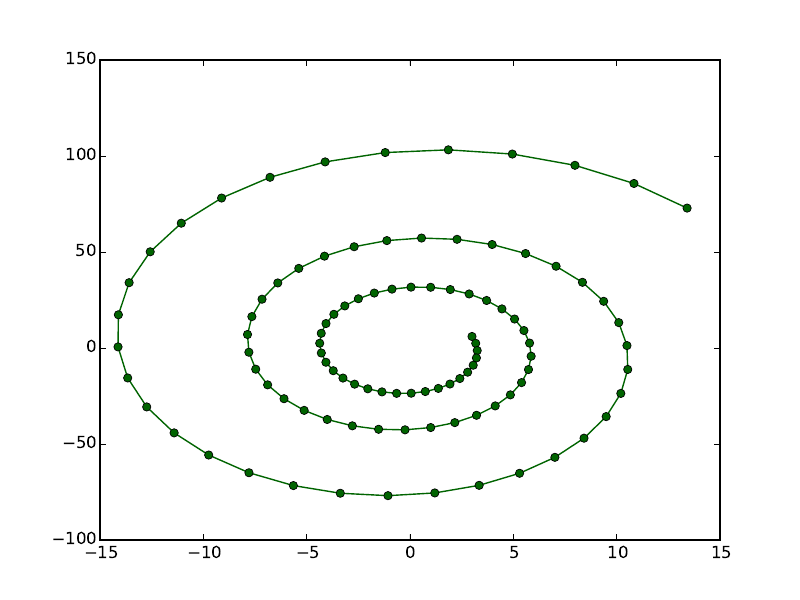

Write the Python code that produced this figure.
# -*- coding: utf-8 -*-
import math
import matplotlib
#sortie du module graphique
#vers des fichiers pdf plutôt que vers fenêtre interactive
matplotlib.use('pdf')
import matplotlib.pyplot as plt
#################################

def smul(nono, lili):
    lirev = []
    for v in lili:
        lirev.append(nono*v)
    return lirev

def vsom(l1,l2):
    nb = len(l1)
    lirev = []
    for i in range(nb):
        lirev.append(l1[i] + l2[i])
    return lirev

def vdif(l1,l2):
    nb = len(l1)
    lirev = []
    for i in range(nb):
        lirev.append(l1[i] - l2[i])
    return lirev

###########################         
       
def euler(f,y0,z0,h,n):
    #initialisations
    y , z = y0 , z0
    Ly , Lz = [y] , [z]
    for i in range(n-1): #n-1 car ini connu  
        fy = f(y)
        y += z*h
        z += fy*h
        Ly.append(y)
        Lz.append(z)
    return Ly, Lz

def verlet(f,y0,z0,h,n):
    #initialisations
    y , z = y0 , z0
    Ly , Lz = [y] , [z]
    for i in range(n-1): 
        fy = f(y) 
        y += z*h + h*h*fy/2 #y suivant
        ffy = f(y) # valeur de f au y suivant
        z += h*(fy +ffy)/2
        Ly.append(y)
        Lz.append(z)
    return Ly, Lz

def f(u):
    omega = 2*math.pi
    return -omega*omega*u
    
############################

def norme2(v):
    return (v[0]**2 + v[1]**2 + v[2]**2)**0.5
    
def force2(m1,p1,m2,p2):
    #force par 2 sur 1
    G = 6.67e-11
    v = vdif(p1,p2)
    coeff = G*m1*m2*norme2(v)**(-3)
    return smul(coeff,v)

def forceN(j,m,pos):
    force = [0.,0.,0.]
    N = len(m)
    for k in range(N):
        if k!= j:
            f = force2(m[k],pos[k],m[j],pos[j])
            force = vsom(force, f)
    return force
    
def pos_suiv(m,pos,vit,h):
    N = len(m)
    L = []
    for j in range(N):
        force = forceN(j,m,pos)
        acc_pos1 = smul(h,vit[j])
        new_pos = vsom(pos[j],acc_pos1)# Euler
        coeff = h*h/(2*m[j])
        acc_pos2 = smul(coeff,force) # Verlet
        new_pos = vsom(new_pos,acc_pos2)
        L.append(new_pos)
    return L
    
def etat_suiv(m,pos,vit,h):
    N = len(m)
    new_pos = pos_suiv(m,pos,vit,h)
    new_vit = []
    for j in range(N):
        coeff = h/(2*m[j])
        f = forceN(j,m,pos)
        ff = forceN(j,m,new_pos)
        acc_v = vsom(f,ff)
        acc_v = smul(coeff,acc_v)
        new_vit.append(vsom(vit[j],acc_v))
    return new_pos, new_vit
    
    
m = [1e12,5e10]
pos = [[0,0,0],[1,0,0]]
vit = [[0,0,0],[0,9,0]]
h = 1e-2

liste_pos = []
for k in range(600):
    pos, vit = etat_suiv(m,pos,vit,h)
    liste_pos.append(pos)

x0, y0, x1, y1 = [],[],[],[]
X0, Y0, X1, Y1 = [],[],[],[]
M = m[0]+m[1] 
c0 = m[0]/M
c1 = m[1]/M
for pos in liste_pos:
    xG = c0*pos[0][0] + c1*pos[1][0]
    yG = c0*pos[0][1] + c1*pos[1][1]
    x0.append(pos[0][0])
    X0.append(pos[0][0] - xG)
    y0.append(pos[0][1])
    Y0.append(pos[0][1] - yG)
    x1.append(pos[1][0])
    X1.append(pos[1][0] - xG)
    y1.append(pos[1][1])
    Y1.append(pos[1][1] - yG)

ELy, ELz = euler(f,3.,6.,0.03,100)
plt.plot(ELy,ELz,color='darkgreen',linestyle='solid',marker='o')
plt.savefig('Edyngrav_1_fig.pdf')
plt.clf()




